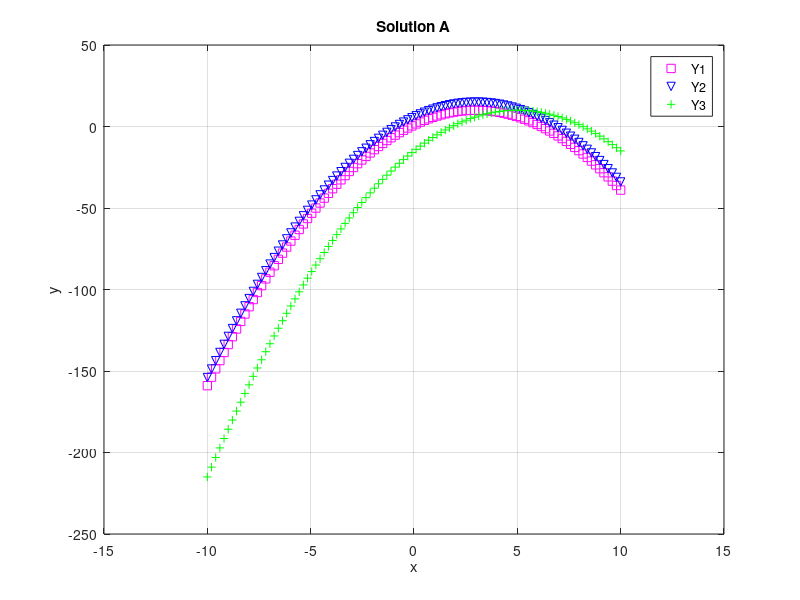
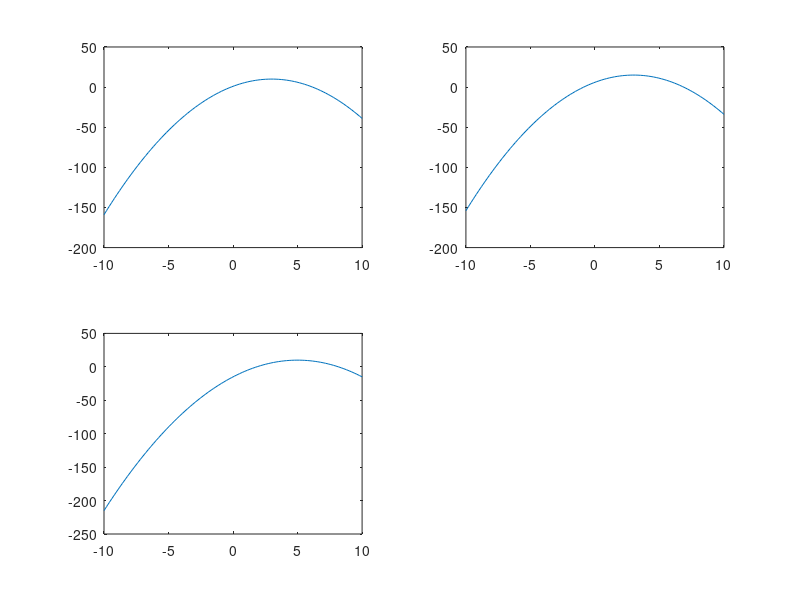

Reproduce these figures in MATLAB, in order.
% Soluiton of Example 2
clc, clearvars, close all

x = linspace(-10, 10);

y1 = (-(x-3).^2) + 10; 
y2 = (-(x-3).^2) + 15; 
y3 = (-(x-5).^2) + 10; 

figure(1)
plot(x, y1, 'ms');
xlabel('x'), ylabel('y'), title("Solution A");
grid on;

hold on;
plot(x, y2, 'bv');

hold on;
plot(x, y3, 'g+');

legend('Y1', 'Y2', 'Y3')
xlim([-15, 15])


figure(2)
subplot(2,2,1)
plot(x,y1)
subplot(2,2,2)
plot(x,y2)
subplot(2,2,3)
plot(x, y3);
